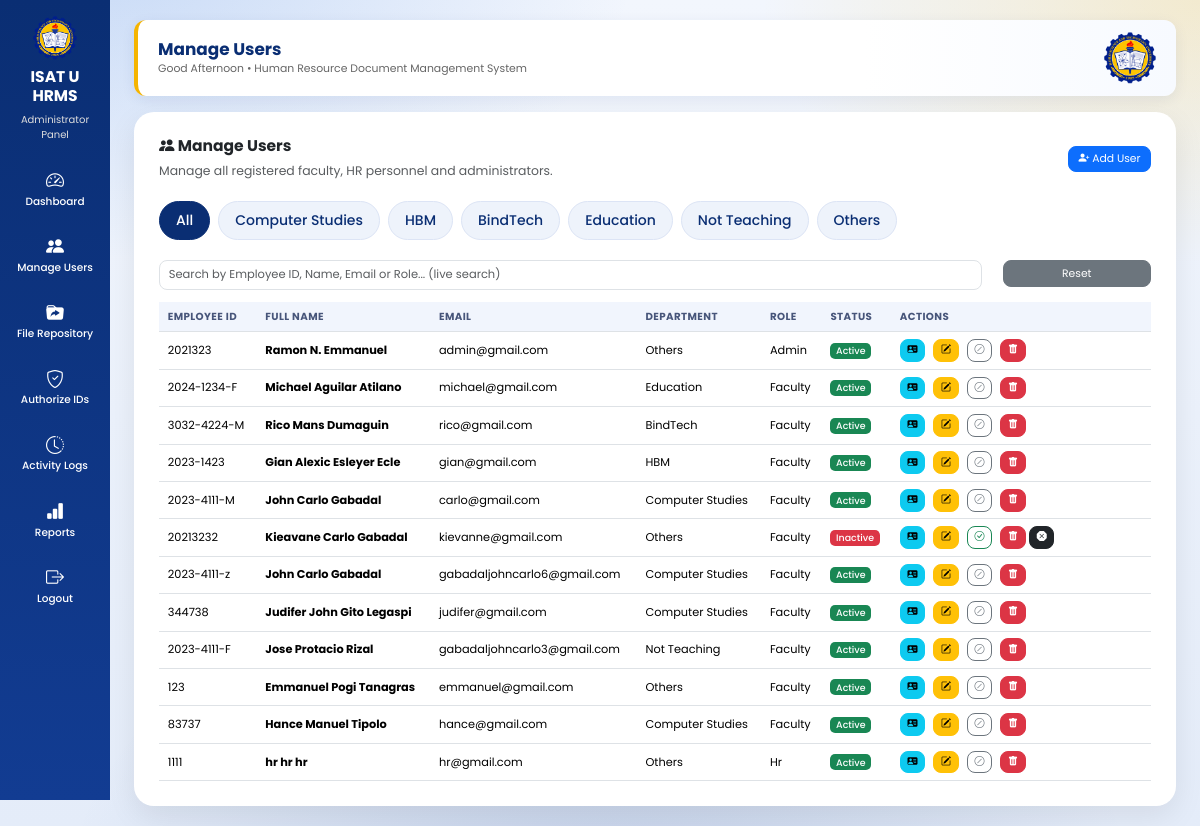
Screenshot of /admin/users.php (signed in) with the database file from the repository.
### tables this page shows
CREATE TABLE `users` (
  `user_id` int(11) NOT NULL AUTO_INCREMENT,
  `employee_id` varchar(50) DEFAULT NULL,
  `first_name` varchar(100) NOT NULL,
  `middle_name` varchar(100) DEFAULT NULL,
  `last_name` varchar(100) NOT NULL,
  `email` varchar(150) NOT NULL,
  `password` varchar(255) NOT NULL,
  `role` varchar(20) NOT NULL,
  `department` varchar(150) DEFAULT NULL,
  `position_title` varchar(150) DEFAULT NULL,
  `profile_picture` varchar(255) DEFAULT NULL,
  `reset_token` varchar(255) DEFAULT NULL,
  `reset_token_expiry` datetime DEFAULT NULL,
  `status` varchar(20) DEFAULT 'active',
  `created_at` timestamp NOT NULL DEFAULT current_timestamp(),
  PRIMARY KEY (`user_id`)
);

### admin/partials/users_rows.php (the view)
<?php
if (mysqli_num_rows($query) === 0) {
?>
<tr>
    <td colspan="7" class="text-center text-muted py-4">
        No users found.
    </td>
</tr>
<?php
} else {
    while($row=mysqli_fetch_assoc($query))
    {
?>
<tr>
<td>
<?php echo htmlspecialchars($row['employee_id']); ?>
</td>
<td>
<strong>
<?php
echo htmlspecialchars(
$row['first_name']." ".
$row['middle_name']." ".
$row['last_name']
);
?>
</strong>
</td>
<td>
<?php echo htmlspecialchars($row['email']); ?>
</td>
<td>
<?php echo htmlspecialchars($row['department'] ?? ''); ?>
</td>
<td>
<?php echo ucfirst($row['role']); ?>
</td>
<td>
<?php
if($row['status']=="Active")
{
echo "<span class='badge bg-success'>Active</span>";
}
else
{
echo "<span class='badge bg-danger'>Inactive</span>";
}
?>
</td>
<td>
<a
href="faculty_profile.php?id=<?php echo $row['user_id']; ?>"
class="btn btn-info btn-sm btn-action"
title="View Profile">
<i class="bi bi-person-vcard-fill"></i>
</a>
<a
href="edit_user.php?id=<?php echo $row['user_id']; ?>"
class="btn btn-warning btn-sm btn-action"
title="Edit">
<i class="bi bi-pencil-square"></i>
</a>
<button
type="button"
class="btn btn-sm btn-action <?php echo $row['status']=='Active' ? 'btn-outline-secondary' : 'btn-outline-success'; ?>"
title="<?php echo $row['status']=='Active' ? 'Deactivate' : 'Activate'; ?>"
onclick="toggleStatus(<?php echo $row['user_id']; ?>, '<?php echo $row['status']; ?>')">
<i class="bi <?php echo $row['status']=='Active' ? 'bi-slash-circle' : 'bi-check-circle'; ?>"></i>
</button>
<a
href="delete_user.php?id=<?php echo $row['user_id']; ?>"
class="btn btn-danger btn-sm"
onclick="return confirm('Delete this user?')"
title="Delete">
<i class="bi bi-trash-fill"></i>
</a>
<?php if ($row['status'] === 'Inactive'): ?>
<a
href="delete_user_permanent.php?id=<?php echo $row['user_id']; ?>"
class="btn btn-dark btn-sm"
onclick="return confirm('PERMANENTLY delete this account? This will also delete all of their uploaded documents. This CANNOT be undone. Are you absolutely sure?')"
title="Delete Permanently">
<i class="bi bi-x-octagon-fill"></i>
</a>
<?php endif; ?>
</td>
</tr>
<?php
    }
}
?>

### assets/ui.css (style rules this page uses)
html { font-size:13.5px !important; }
body { font-size:.92rem; background: radial-gradient(900px 500px at 8% -5%, rgba(91,146,229,.28), transparent 60%), radial-gradient(800px 480px at 100% 0%, rgba(245,180,0,.18), transparent 55%), radial-gradient(900px 600px at 50% 110%, rgba(18,60,146,.16), transparent 60%), linear-gradient(180deg,#f2f6fd 0%,#e4ecf9 100%) !important; background-attachment:fixed !important; }
.table>:not(caption)>*>* { padding:.5rem .65rem !important; }
.btn { font-size:.8rem;padding:.32rem .7rem;border-radius:8px; }
.btn-sm { font-size:.74rem !important;padding:.22rem .5rem !important; }
.badge { font-size:.7rem;font-weight:500;padding:.35em .6em; }

### admin/users.php (style rules this page uses)
* { margin:0; padding:0; box-sizing:border-box; font-family:'Poppins',sans-serif; }
body { background:#eef3fb; overflow-x:hidden; }
:root { --blue:#0A2E73; --yellow:#F5B400; --shadow:0 10px 30px rgba(0,0,0,.08); }
.table th, .table td { white-space:nowrap; }
.btn-action { margin-right:5px; }

### rows the page displays
users: employee "2021323", first_name+middle_name+last_name "Ramon N. Emmanuel", email "admin@gmail.com", department "Others", role "Admin", status "Active"
users: employee "2024-1234-F", first_name+middle_name+last_name "Michael Aguilar Atilano", email "michael@gmail.com", department "Education", role "Faculty", status "Active"
users: employee "3032-4224-M", first_name+middle_name+last_name "Rico Mans Dumaguin", email "rico@gmail.com", department "BindTech", role "Faculty", status "Active"
users: employee "2023-1423", first_name+middle_name+last_name "Gian Alexic Esleyer Ecle", email "gian@gmail.com", department "HBM", role "Faculty", status "Active"
users: employee "2023-4111-M", first_name+middle_name+last_name "John Carlo Gabadal", email "carlo@gmail.com", department "Computer Studies", role "Faculty", status "Active"
users: employee "20213232", first_name+middle_name+last_name "Kieavane Carlo Gabadal", email "kievanne@gmail.com", department "Others", role "Faculty", status "Inactive"
users: employee "2023-4111-z", first_name+middle_name+last_name "John Carlo Gabadal", email "gabadaljohncarlo6@gmail.com", department "Computer Studies", role "Faculty", status "Active"
users: employee "344738", first_name+middle_name+last_name "Judifer John Gito Legaspi", email "judifer@gmail.com", department "Computer Studies", role "Faculty", status "Active"
users: employee "2023-4111-F", first_name+middle_name+last_name "Jose Protacio Rizal", email "gabadaljohncarlo3@gmail.com", department "Not Teaching", role "Faculty", status "Active"
users: employee "123", first_name+middle_name+last_name "Emmanuel Pogi Tanagras", email "emmanuel@gmail.com", department "Others", role "Faculty", status "Active"
users: employee "83737", first_name+middle_name+last_name "Hance Manuel Tipolo", email "hance@gmail.com", department "Computer Studies", role "Faculty", status "Active"
users: employee "1111", first_name+middle_name+last_name "hr hr hr", email "hr@gmail.com", department "Others", role "Hr", status "Active"

### other values shown
$greeting "Good Afternoon"
$dept "All"
$dept "Computer Studies"
$dept "HBM"
$dept "BindTech"
$dept "Education"
$dept "Not Teaching"
$dept "Others"
